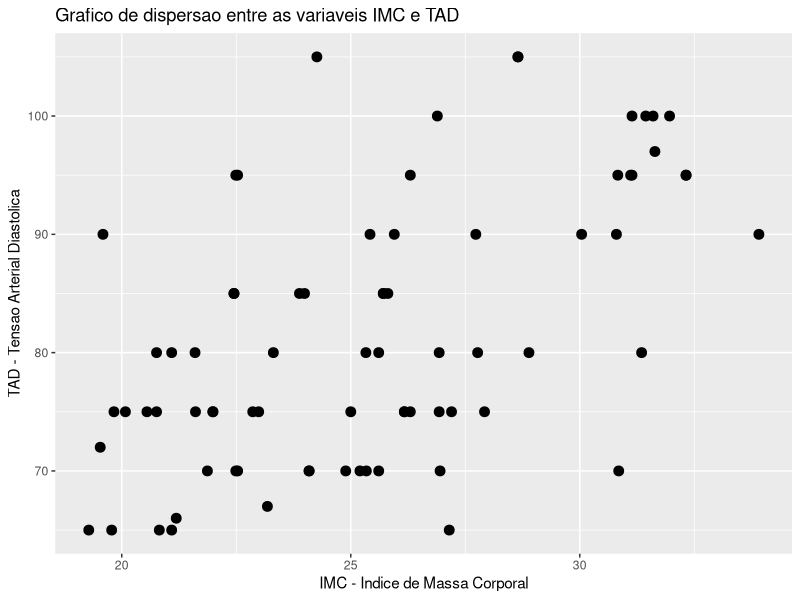

Write the R code that produced this figure.
library(tidyverse)
library(readxl)

dfUten <- read_excel('Utentes.xlsx',col_types = rep('numeric',4))
tibblUten <- as_tibble(dfUten)

tibblUten %>%
  ggplot(aes(x = IMC,y = TAD))+
  geom_point(size = 3)+
  #geom_density_2d()+ ---> Desenho de isolinhas
  #geom_smooth(method = "auto", se = TRUE, fullrange = FALSE, level = 0.95)+  ---> Regressao linear
  labs(title = 'Grafico de dispersao entre as variaveis IMC e TAD',
       x = 'IMC - Indice de Massa Corporal',
       y = 'TAD - Tensao Arterial Diastolica')
